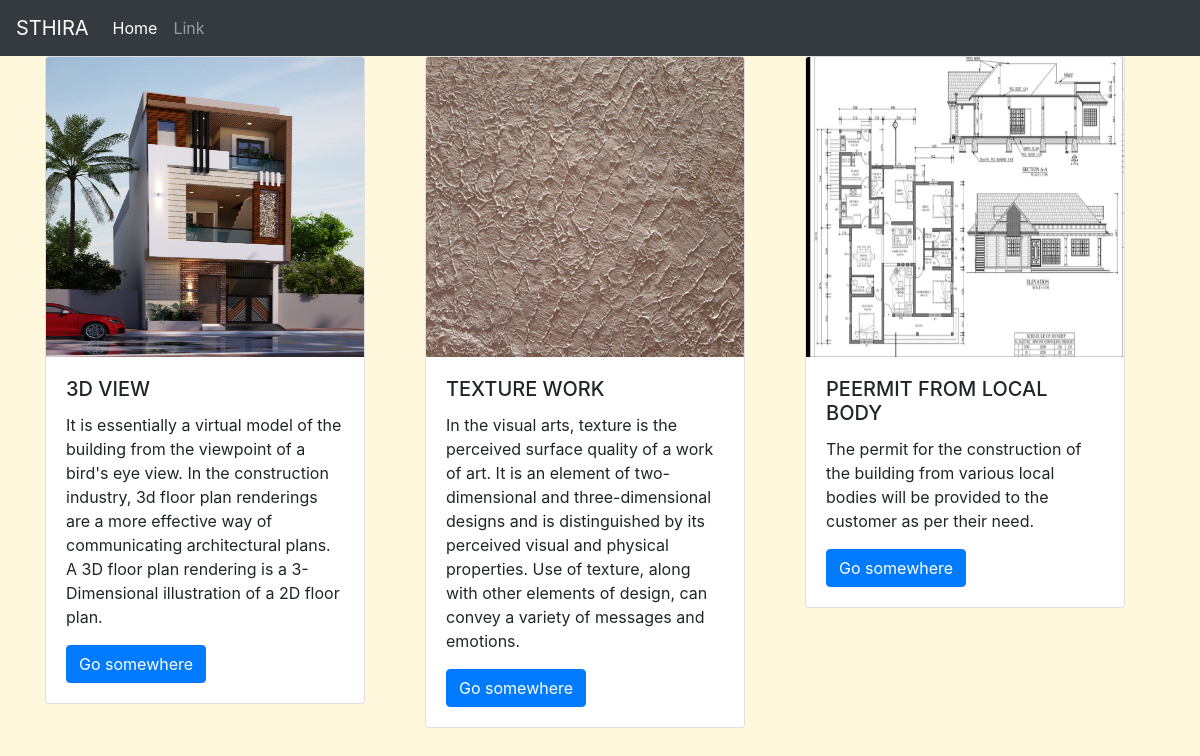
The page / on the database its author committed.
### sthiraapp/models.py (models this page shows, shortened)
class Service(models.Model):
    type=models.CharField(max_length=500)
    desc=models.TextField()
    img=models.ImageField(upload_to='gallery')

### sthiraapp/views.py (the view)
# urls.py: path('', views.service, name='service'),
def service(request):
    services=Service.objects.all()
    context={
        'service_type':services
    }
    return render(request,'service.html',context)

### templates/service.html
{% extends 'base.html' %}
{% block content %}
<div class="container">
    <div class="row">
        {% for i in service_type %}
        <div class="col-md-4">
            <div class="card" style="width: 20rem;">
            <img class="card-img-top" src="{{ i.img.url }}" alt="Card image cap" width="300px" height="300px">
                <div class="card-body">
                    <h5 class="card-title">{{ i.type }}</h5>
                    <p class="card-text" >{{ i.desc }}</p>
                    <a href="{% url 'sthiraapp:detail' i.id %}" class="btn btn-primary">Go somewhere</a><br>
                </div>
            </div>
        </div>
        {% endfor %}
    </div>
</div>
    {% endblock %}

### templates/base.html (shortened to what this page needs)
{% load static %}
<!DOCTYPE html>
<html lang="en">
<head>
    <link rel="stylesheet" href="https://cdn.jsdelivr.net/npm/bootstrap@4.0.0/dist/css/bootstrap.min.css" integrity="sha384-
    Gn5384xqQ1aoWXA+058RXPxPg6fy4IWvTNh0E263XmFcJlSAwiGgFAW/dAiS6JXm">
    <link rel="stylesheet" href="{% static 'style.css' %}">
</head>
<body>
<nav class="navbar navbar-expand-lg navbar-dark bg-dark">
  <a class="navbar-brand" href="#">STHIRA </a>
  <div class="collapse navbar-collapse" id="navbarSupportedContent">
    <ul class="navbar-nav mr-auto">
      <li class="nav-item active">
        <a class="nav-link" href="#">Home <span class="sr-only">(current)</span></a>
      </li>
      <li class="nav-item">
        <a class="nav-link" href="#">Link</a>
      </li>
    </ul>
  </div>
</nav>
{% block content %}
{% endblock %}
</body>
</html>

### static/style.css (style rules this page uses)
body { background-color:Cornsilk; }

### rows shown on the page
Service: img (picture), type "3D VIEW", desc "It is essentially a virtual model of the building from the viewpoint of a bird's eye view. In the construction industry, 3d floor plan renderings are a more effective way of communicating architectural plans. A 3D floor plan rendering is a 3-Dimensional illustration of a 2D floor plan."
Service: img (picture), type "TEXTURE WORK", desc "In the visual arts, texture is the perceived surface quality of a work of art. It is an element of two-dimensional and three-dimensional designs and is distinguished by its perceived visual and physical properties. Use of texture, along with other elements of design, can convey a variety of messages and emotions."
Service: img (picture), type "PEERMIT FROM LOCAL BODY", desc "The permit for the construction of the building from various local bodies will be provided to the customer as per their need."
